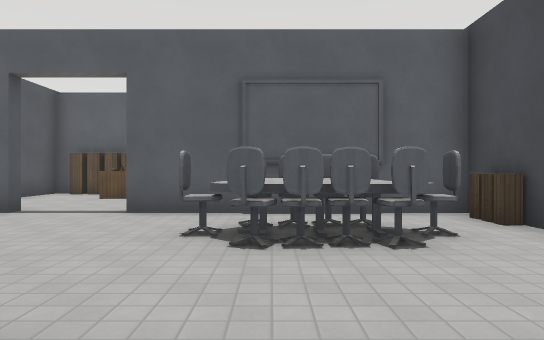
View 1 (above)

16 first-person views from a walk through a Godot game level. The camera is 1.4 m above the floor, looks level and sees 70° across. The floor is counted in squares, 2 m on a side. Each view is taken from the middle of a square. On the plan, view 1 faces up. The plan holds only what a view shows up to about 11 squares ahead; the rest is blank. The place goes on beyond the plan. Characters and animated objects are not drawn. Surface patterns are stand-ins for the level's own textures.

View 2
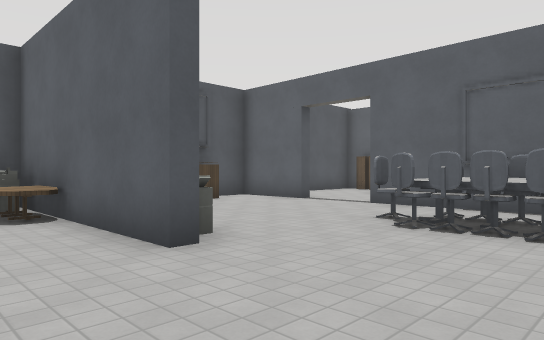

View 3
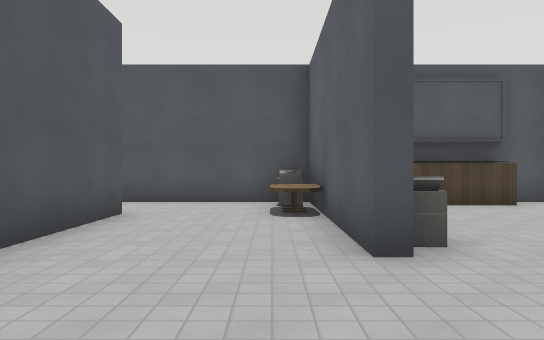

View 4
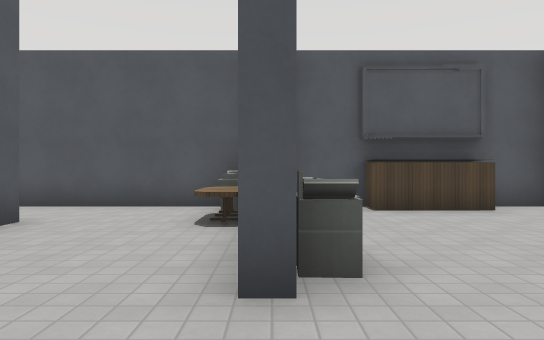

View 5
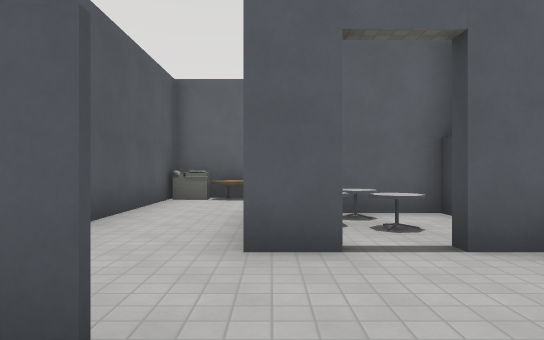

View 6
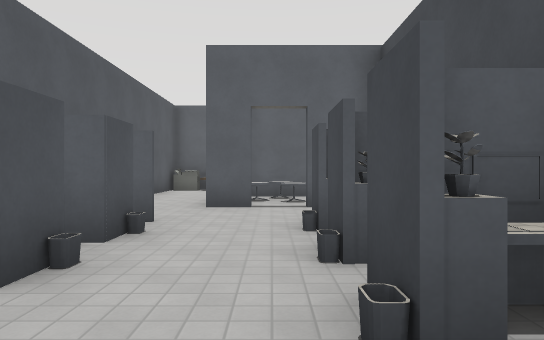

View 7
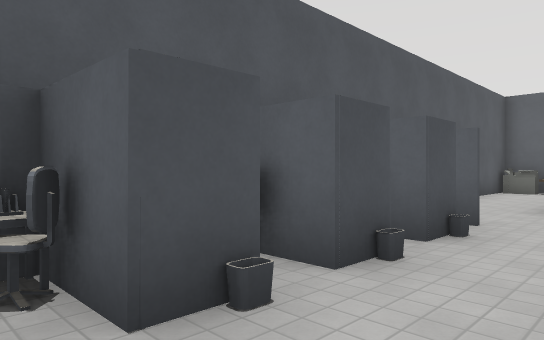

View 8
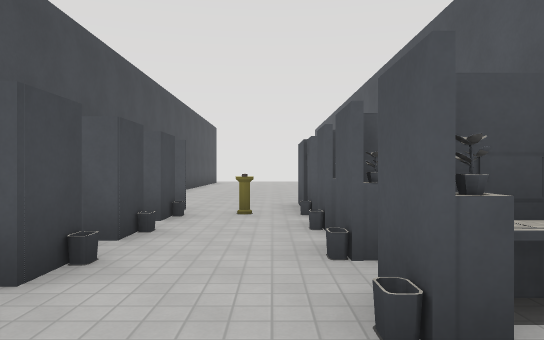

View 9
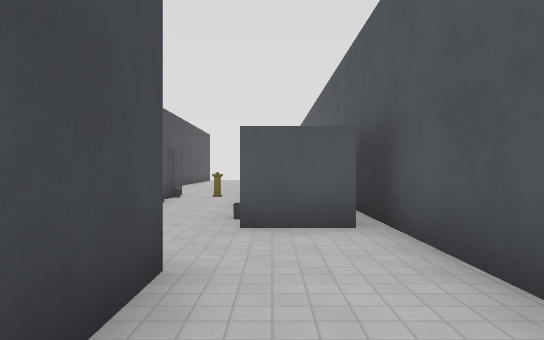

View 10
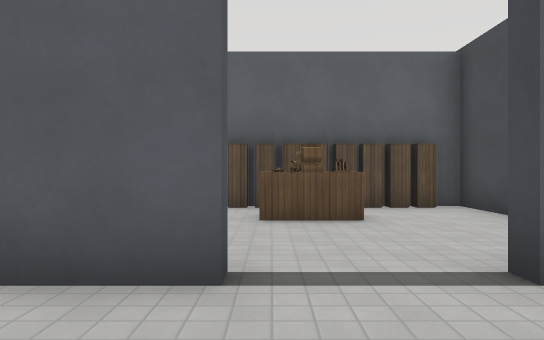

View 11
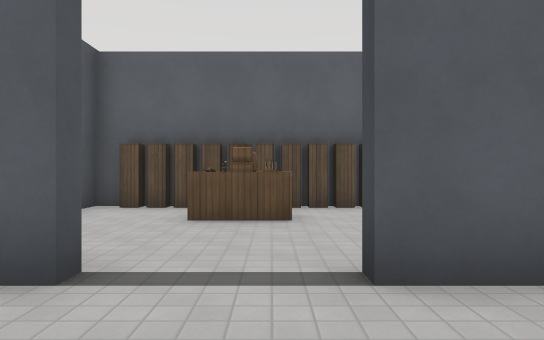

View 12
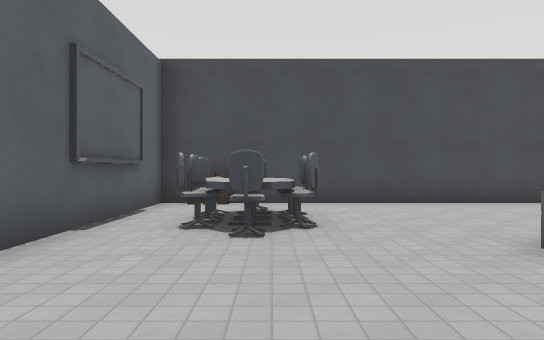

View 13
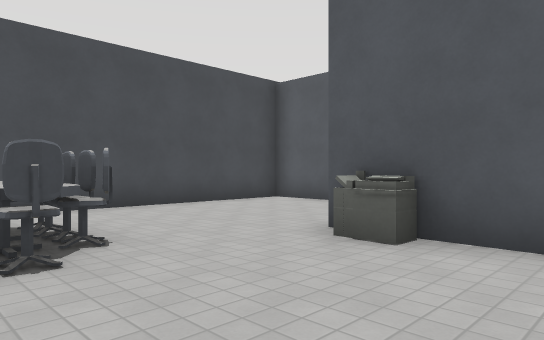

View 14
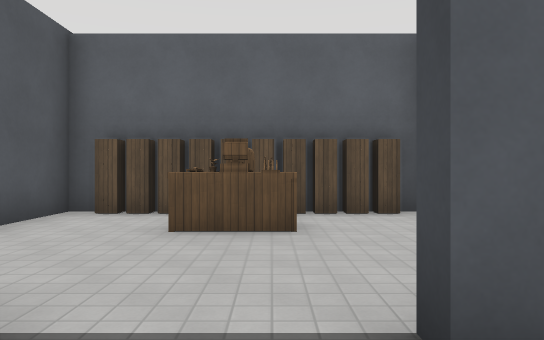

View 15
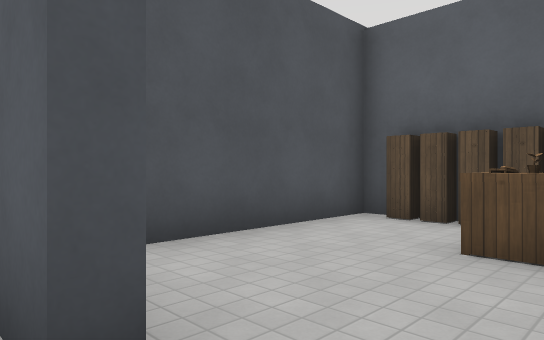

View 16
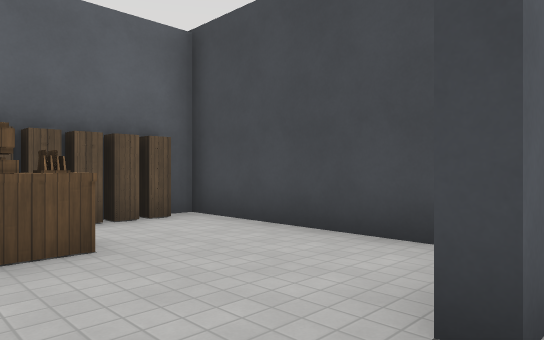

### Floor plan
Points are (right, up) in squares from view 1. A wall is a line through its corners. A room is listed if a view was taken in it or the views show most of it. See-through windows are left out.
Room 1 (views 1, 2, 3, 4, 5, 6, 7, 8, 9)
walls: (-3.4, -5.7) (-4.2, -5.7) (-4.2, -4); (-4.2, -2.4) (-1.4, -2.4); (-1.6, -5.7) (-2.4, -5.7); (-1.1, -2.7) (-3.6, -2.7); (-2.4, -8.6) (-2.4, -7.9); (1.5, -2.4) (3.2, -2.4) (3.2, 4.4); (-6.1, -7.7) (-4.5, -7.7); (-2.4, 0.8) (-6.5, 0.8) (-6.5, -9.8); (-5, -8.5) (-4.6, -8.5) (-4.6, -9.3) (-5, -9.3); (-4.6, -9.9) (-4.6, -10.8) (-5.5, -10.8); (-2.4, -10.1) (-2.4, -9.2); (-4.6, -11.4) (-4.6, -12.3); (-2.4, -11.6) (-2.4, -10.8); (0.4, 3.5) (-0.2, 3.4); (0.5, 3.5) (0.1, 3.4) (0.1, 3.5); (0.1, 3.7) (-0.4, 3.8) (-0.7, 4); (0.9, 3.4) (0.9, 3.5) (0.3, 3.2); (0.9, 3.5) (-0.4, 3.5); (0.6, 3.7) (-0.3, 3.7); (0.4, 3.9) (0.5, 3.2) (-0.4, 3.5); (1.5, 3.5) (0.9, 3.3); (-2.4, -13.1) (-2.4, -12.2); (-4.6, -13) (-4.6, -13.5); (1.9, 4.2) (1.4, 3.7) (0.9, 3.7); (2.1, 4.2) (1.6, 4.2)
low walls: (1.5, 4.2) (-0.4, 4.2)
ways out: opening at (-2, 2) to room 2; opening at (0.5, -2)
objects: printer (-6, 0); table (-5, 0) to (-4, 0); other object (-4, -13)
Room 2 (views 10, 11, 12, 13, 14, 15, 16)
walls: (-1, 4) (-1, 4.5); (-0.6, 4.4) (-0.3, 4.7) (-0.5, 5.2); (-0.4, 3.5) (-0.2, 4); (-3.4, 1.1) (-2.5, 1.1); (-4.3, 6.8) (-4.3, 6.3) (-6.5, 6.3) (-6.5, 4.9); (-6.5, 3) (-6.5, 1.4); (1.8, 6.1) (-0.5, 6.2); (2.2, 6.3) (-2.4, 6.3)
ways out: opening at (-2, 2) to room 1; opening at (-3.5, 7) to room 3; opening at (1, 6)
objects: table (-6, 3) to (-6, 5); printer (-2, 1)
Room 3 (no view inside)
walls: (-2.4, 6.3) (-2.4, 6.8); (-0.3, 7.5) (-0.3, 11.5) (-6.5, 11.5) (-6.5, 7.8)
ways out: opening at (-3.5, 7) to room 2
objects: cabinet (-6, 11); cabinet (-5, 11); desk (-4, 10) to (-3, 10); cabinet (-4, 11); cabinet (-3, 11); cabinet (-2, 11); cabinet (-1, 11)

Positions as (right, up) in squares from view 1, and headings:
1: (0, 0), facing up
2: (2, -1), facing up-left
3: (2, 0), facing left
4: (1, 1), facing left
5: (-4, -9), facing up
6: (-3, -13), facing up
7: (-3, -13), facing up-left
8: (-4, -7), facing down
9: (-5, -3), facing down
10: (-4, 4), facing up
11: (-3, 4), facing up
12: (-5, 4), facing right
13: (-4, 5), facing down-right
14: (-3, 5), facing up
15: (-3, 6), facing up-left
16: (-4, 6), facing up-right
